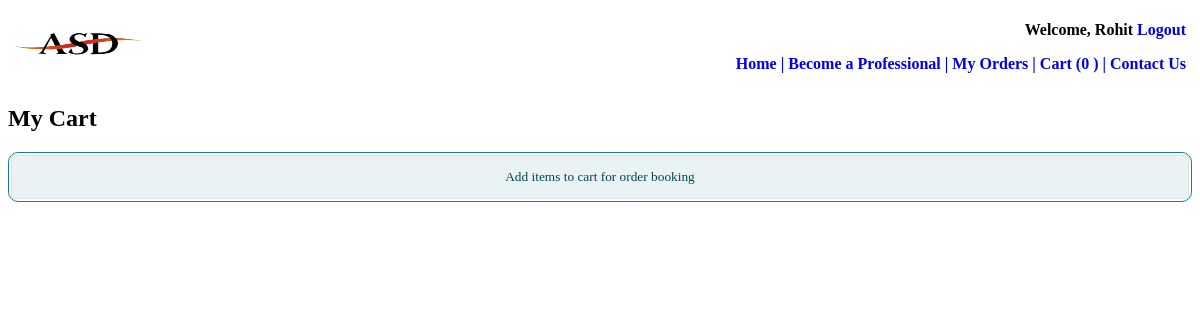
The page /ASD/mycart.php (signed in) on the database as committed earlier.
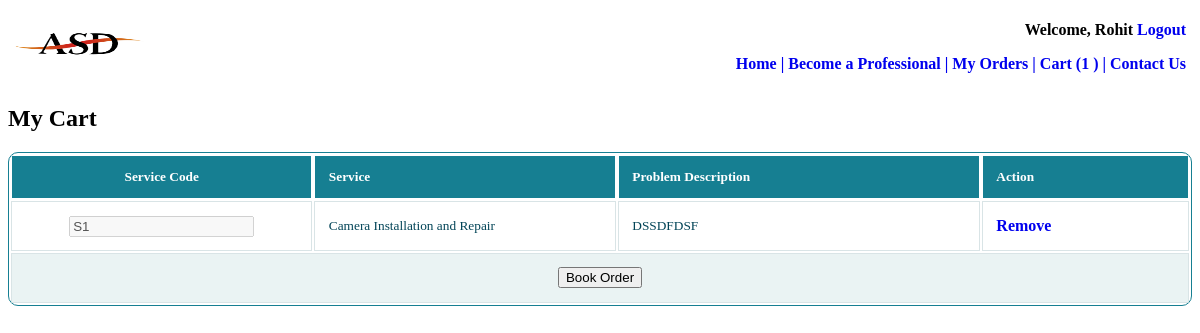
The same page on the database as committed later.
### tables this page shows
CREATE TABLE IF NOT EXISTS `cart` (
  `USERID` varchar(50) NOT NULL,
  `SERVICE_CODE` varchar(15) NOT NULL,
  `PROBLEM_DESCRIPTION` varchar(500) NOT NULL
);

CREATE TABLE IF NOT EXISTS `mst_service_code` (
  `SERVICE_CODE` varchar(5) NOT NULL,
  `SERVICE` varchar(50) NOT NULL,
  `SERVICE_CHARGE` int(5) NOT NULL,
  PRIMARY KEY (`SERVICE_CODE`)
);

### ASD/mycart.php (the view, shortened to what this page needs)
<?php include 'top.php'?>
<html>
<head>
<link rel='stylesheet' href= 'select.css'>
<link rel='stylesheet' href= 'font-awesome.css'>
</head>
<body>
<?php
$servername = "localhost";
$username = "root";
$password = "admin";
$dbname = "asddb";
$recordsCount = 0;
?>
<h2>My Cart</h2>
<?php
$conn = new mysqli($servername, $username, $password, $dbname);
$sql = "select c.SERVICE_CODE,s.SERVICE,c.PROBLEM_DESCRIPTION from cart c, mst_service_code s where c.service_code = s.service_code and
userid = '".$_SESSION['userid']."'";
?>
<form name="items" action="bookOrder.php" method="post">
<table class='responstable'>
<?php
$result = $conn->query($sql);
	if ($result->num_rows > 0)
	{
		echo("<TR>");
		echo("<TH>Service Code</TH>");
		echo("<TH>Service </TH>");
		echo("<TH>Problem Description</TH>");
		echo("<TH>Action</TH>");
		echo("</TR>");
		while($row = $result->fetch_assoc())
		{
				echo("<TR><TD><input type='text' value='".$row['SERVICE_CODE']."' disabled/></TD>");
				echo("<TD>".$row['SERVICE']."</TD>");
				echo("<TD>".$row['PROBLEM_DESCRIPTION']."</TD>");
				echo("<TD><a href='removeItem.php?serviceCode=".$row['SERVICE_CODE']."'>Remove</a></TD></TR>");
				$recordsCount +=1;
		}
	}
?>
<tr>
<?php
if($recordsCount > 0)
{
	?>
		<td colspan=4><input type="submit" value="Book Order"></input></td>
<?php
}
	else
	{
		echo "<td colspan=4>Add items to cart for order booking</td>";
	}
?>
</tr>
</table>
</body>
</html>

### ASD/itemCounter.php (shortened to what this page needs)
<?php
$servername = "localhost";
$username = "root";
$password = "admin";
$dbname = "asddb";
$userid = $_SESSION['userid'];
$conn = new mysqli($servername, $username, $password, $dbname);
$sql = "select count(*) as ITEMCOUNT from cart where userid ='".$userid."'";
$result = $conn->query($sql);
if ($result->num_rows > 0) {
	while($row = $result->fetch_assoc()) {
				echo($row['ITEMCOUNT']);
    }
}
else
{
	echo('0');
}
?>

Rows that differ between the two databases and show on the page:
added cart: SERVICE_CODE "S1", mst_service_code.SERVICE "Camera Installation and Repair", PROBLEM_DESCRIPTION "DSSDFDSF"
Other text that changed with them:
form field value: (not shown) → "Book Order"
new list line: "1"
text no longer shown: "Add items to cart for order booking"
text now shown: "Service Code Service Problem Description Action"
list line gone: "0"
